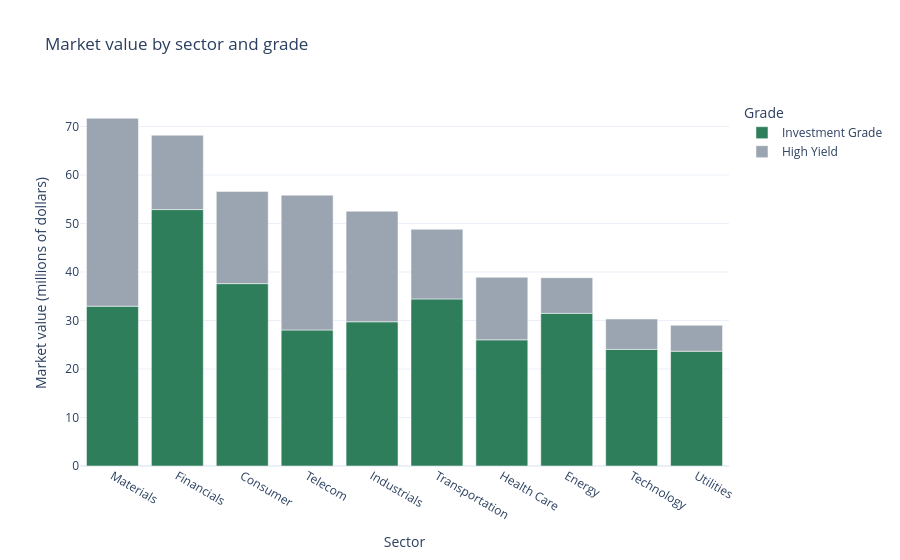

The cell this chart's notebook holds for it:
### Code cell
# a group per sector and grade, as in the Joining the Tables case study's by_two;
# reset_index() turns the two labels back into columns, the table px wants
value_table = (book.groupby(['sector', 'grade'])['market_value'].sum()
               / 1_000_000).round(2).reset_index()
# the sectors from the largest total to the smallest
sector_totals = value_table.groupby('sector')['market_value'].sum()
sector_order = sector_totals.sort_values(ascending=False).index.tolist()
# px.bar() stacks rows that share a sector; category_orders= fixes the order of sectors and grades
fig = px.bar(value_table, x='sector', y='market_value', color='grade',
             category_orders={'sector': sector_order, 'grade': ['Investment Grade', 'High Yield']},
             labels={'sector': 'Sector', 'market_value': 'Market value (millions of dollars)',
                     'grade': 'Grade'},
             title='Market value by sector and grade')
fig.show()

### Figure 1 — Plotly figure (JSON) as saved in the notebook; plotly's stock layout.template omitted (floating-point values rounded to 4 significant figures)
{"data": [{"hovertemplate": "Grade=Investment Grade<br>Sector=%{x}<br>Market value (millions of dollars)=%{y}<extra></extra>", "legendgroup": "Investment Grade", "marker": {"color": "#2E7D5B", "pattern": {"shape": ""}}, "name": "Investment Grade", "orientation": "v", "showlegend": true, "textposition": "auto", "type": "bar", "x": ["Consumer", "Energy", "Financials", "Health Care", "Industrials", "Materials", "Technology", "Telecom", "Transportation", "Utilities"], "xaxis": "x", "y": [37.61, 31.48, 52.88, 26.02, 29.74, 32.95, 24.05, 28.05, 34.45, 23.67], "yaxis": "y"}, {"hovertemplate": "Grade=High Yield<br>Sector=%{x}<br>Market value (millions of dollars)=%{y}<extra></extra>", "legendgroup": "High Yield", "marker": {"color": "#9AA5B1", "pattern": {"shape": ""}}, "name": "High Yield", "orientation": "v", "showlegend": true, "textposition": "auto", "type": "bar", "x": ["Consumer", "Energy", "Financials", "Health Care", "Industrials", "Materials", "Technology", "Telecom", "Transportation", "Utilities"], "xaxis": "x", "y": [19.02, 7.35, 15.34, 12.89, 22.8, 38.75, 6.26, 27.8, 14.37, 5.34], "yaxis": "y"}], "layout": {"barmode": "relative", "legend": {"title": {"text": "Grade"}, "tracegroupgap": 0}, "title": {"text": "Market value by sector and grade"}, "xaxis": {"anchor": "y", "categoryarray": ["Materials", "Financials", "Consumer", "Telecom", "Industrials", "Transportation", "Health Care", "Energy", "Technology", "Utilities"], "categoryorder": "array", "domain": [0.0, 1.0], "title": {"text": "Sector"}}, "yaxis": {"anchor": "x", "domain": [0.0, 1.0], "title": {"text": "Market value (millions of dollars)"}}}}
